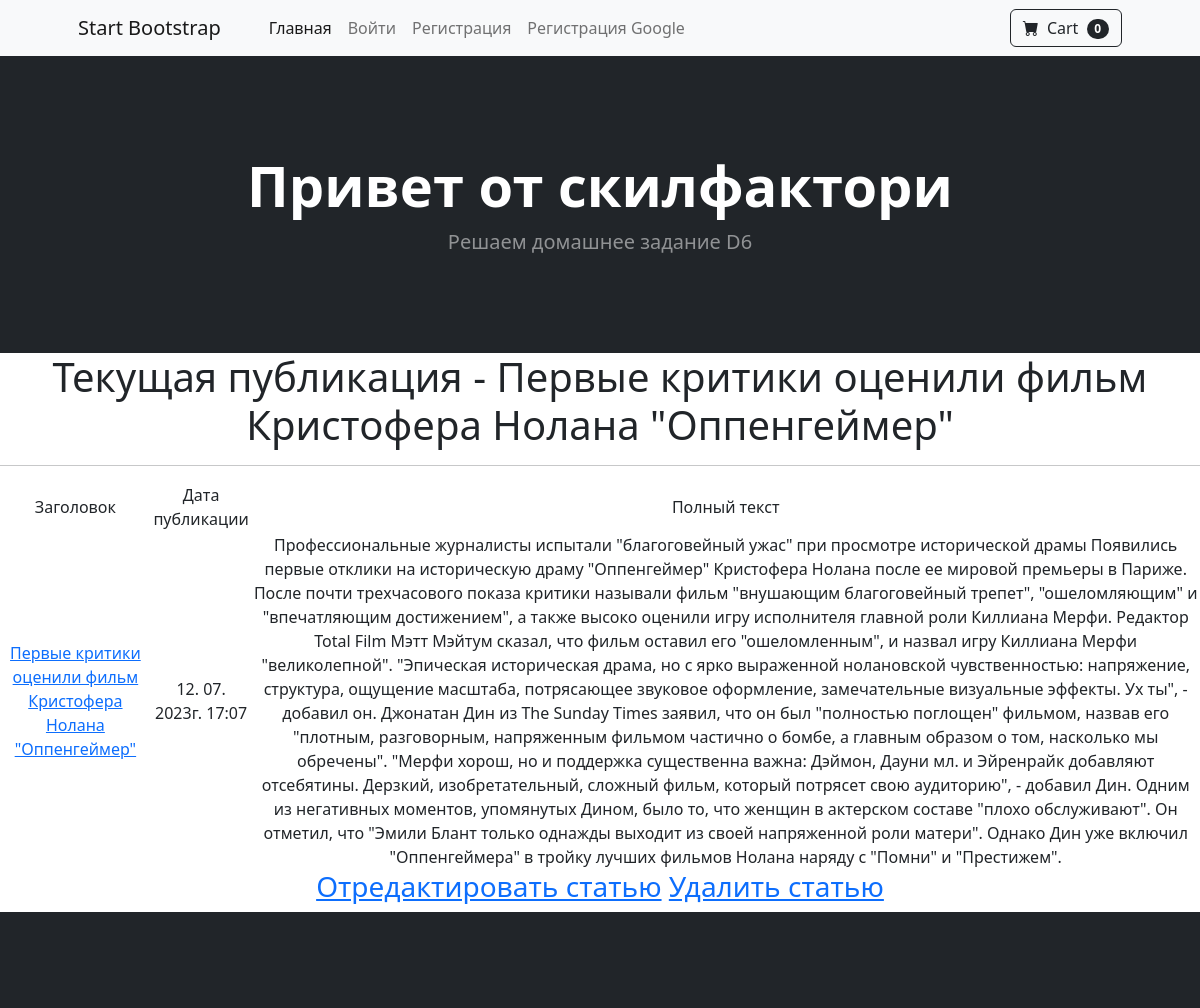
/news/5, run on the app's committed database.
### newsapp/models.py (models this page shows, shortened)
class Post(models.Model):
    article = 'AR'
    news = 'NW'
    CHOICE = [
        (article, 'Статья'),
        (news, 'Новость')
    ]
    category = models.CharField(max_length=2,
                                choices=CHOICE,
                                default=article)
    adding_time = models.DateTimeField(auto_now_add=True)
    post_title = models.CharField(max_length=255)
    post_text = models.TextField()
    post_rating = models.IntegerField(default=0)
    post_author = models.ForeignKey(Author, on_delete=models.CASCADE, related_name='posts')
    post_category = models.ManyToManyField(Category, through='PostCategory')

### newsapp/views.py (the view)
# urls.py: path('<int:pk>', PostDetail.as_view()),
class PostDetail(DetailView):
    model = Post
    template_name = 'post.html'
    context_object_name = 'post'  # название объекта ghgfh

### newsapp/templatetags/custom_filters.py (called while the page is built)
@register.filter(name='Censor')
def Censor(value):
    negative_words = ['ругательства', 'политика', 'толерантность']
    censored_value = value
    for word in negative_words:
        censored_value = censored_value.replace(word, '*****')
    return censored_value

### templates/post.html (shortened to what this page needs)
{% extends 'flatpages/default.html' %}
{% load custom_filters %}
{% block content %}
    <h1>Текущая публикация - {{post.post_title|Censor}} </h1>
    <hr>
    {% if post %}
        <table>
            <tr>
                <td>
                    Заголовок
                </td>
                <td>
                    Дата публикации
                </td>
                <td>
                    Полный текст
                </td>
            </tr>
            <tr>
                <td>
                    <a href="{{post.id}}"> {{ post.post_title|Censor }}</a>
                </td>
                <td>
                    {{ post.adding_time|date:'d. m. Yг. H:m' }}
                </td>
                <td>
                    {{ post.post_text|Censor}}
                </td>
            </tr>
        </table>
        <h3>
            <a href="{{post.id}}/edit">Отредактировать статью</a>
            <a href="{{post.id}}/delete">Удалить статью</a>
        </h3>
    {% else %}
        <h2>Новости будут добавлены позднее!</h2>
    {% endif %}
{% endblock content %}

### data on the page
Post: post_title|Censor "Первые критики оценили фильм Кристофера Нолана \"Оппенгеймер\"", adding_time "12. 07. 2023г. 17:07", post_text|Censor "Профессиональные журналисты испытали \"благоговейный ужас\" при просмотре исторической драмы Появились первые отклики на историческую драму \"Оппенгеймер\" Кристофера Нолана после ее мировой премьеры в Париже. После почти трехчасового показа критики называли фильм \"внушающим благоговейный трепет\", \"ошеломляющим\" и \"впечатляющим достижением\", а также высоко оценили игру исполнителя главной роли Киллиана Мерфи. Редактор Total Film Мэтт Мэйтум сказал, что фильм оставил его \"ошеломленным\", и назвал игру Киллиана Мерфи \"великолепной\". \"Эпическая историческая драма, но с ярко выраженной нолановской чувственностью: напряжение, структура, ощущение масштаба, потрясающее звуковое оформление,…"
